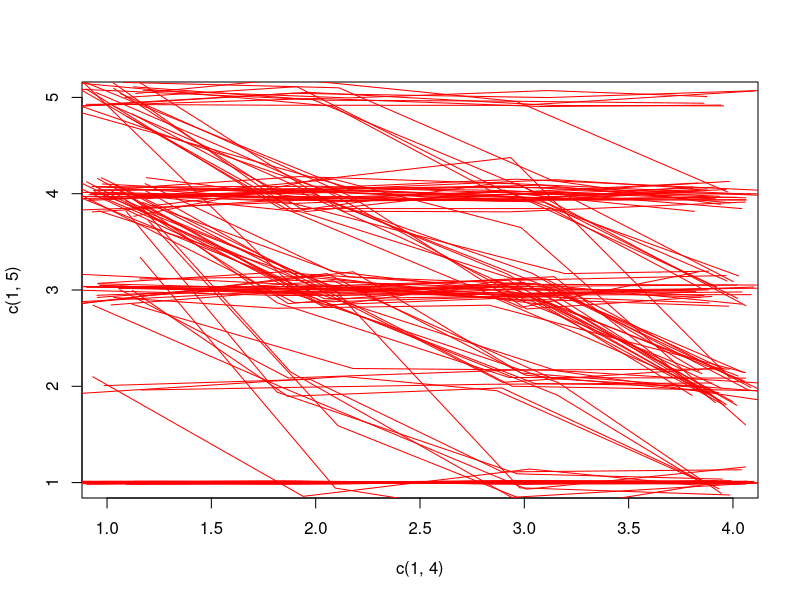
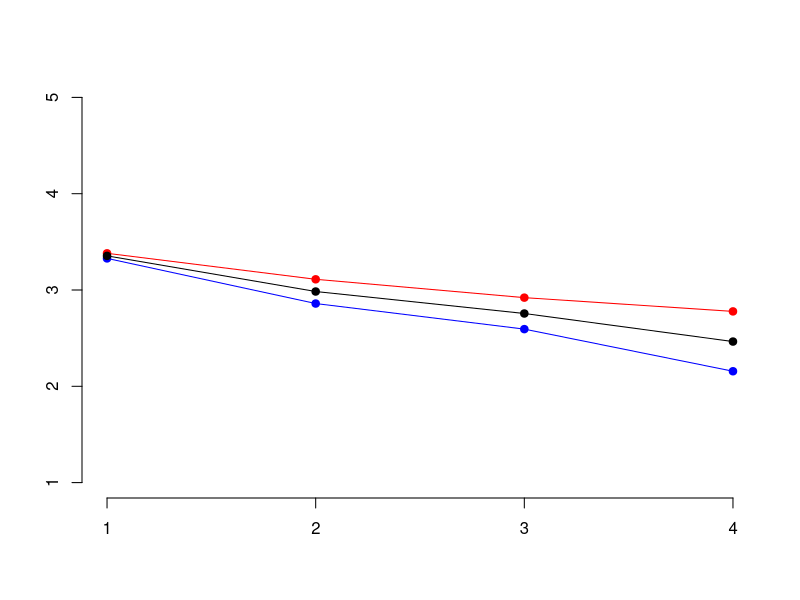

R code for these plots, in order:
### Statistical Modeling 2
### Multivariate Linear Model
### 2021

############################
### Example 3.1


library(MASS)
data(Cars93)
data<-Cars93[,c(4:6,13,25)]
head(data)

attach(data)

Y<-cbind(Min.Price,Price,Max.Price)
model<-lm(Y~Horsepower+Weight)
summary(model)

## a)

B.hat<-coef(model)
B.hat

## b)

E<-residuals(model)
Sigma<-(t(E)%*%E)/model$df
Sigma

## c)

newdata<-data.frame(Horsepower=200,Weight=3500)
BP<-predict(model, newdata=newdata)
BP

X<-model.matrix(model)
xf<-t(cbind(1,newdata))
cov.error<-Sigma*as.numeric(1+t(xf)%*%solve(t(X)%*%X)%*%xf)

lower.bound<-BP-qnorm(0.9)*diag(cov.error)^0.5
upper.bound<-BP+qnorm(0.9)*diag(cov.error)^0.5
lower.bound
upper.bound

## d)

yf1<-c(25,29.50)
Bt<-t(coef(model))
B1t<-Bt[1:2,]
B2t<-Bt[3,]
Sigma11<-Sigma[1:2,1:2]
Sigma12<-Sigma[1:2,3]
Sigma21<-Sigma[3,1:2]
Sigma22<-Sigma[3,3]

BP<-B2t%*%xf+Sigma21%*%solve(Sigma11)%*%(yf1-B1t%*%xf)
BP
cov.error<-Sigma22-Sigma21%*%solve(Sigma11)%*%Sigma12

lower.bound<-BP-qnorm(0.9)*diag(cov.error)^0.5
upper.bound<-BP+qnorm(0.9)*diag(cov.error)^0.5
lower.bound
upper.bound



############################
### Example 3.2


## a)

Y<-cbind(Min.Price,Price,Max.Price)
model<-lm(Y~Horsepower+Weight)
summary(model)

model.H0<-lm(Y~Horsepower)
summary(model.H0)

anova(model.H0, model)

library(car)
Anova(model)

E<-residuals(model)
EH<-residuals(model.H0)

S<-t(E)%*%E
SH<-t(EH)%*%EH

V<-dim(Y)[2]-sum(diag(solve(SH%*%solve(S))))  ## Pillai
V

n<-dim(data)[1]	## sample size
r<-3  		## rank(X)
d<-1  		## rank(X2)
q<-dim(coef(model))[2]	## number of columns in B
s<-min(d,q)

F<-(V/(s-V)*((n-r-q+s)/(abs(q-d)+s)))
F

df1<-s*(abs(q-d) + s)
df2<-s*(n - r - q + s)
pvalue<-1-pf(F, df1=df1, df2=df2)
pvalue

## b)

model.H1<-lm(cbind(Min.Price, Price)~Horsepower+Weight)
model.H0<-lm(cbind(Min.Price, Price)~Horsepower)

anova(model.H0, model.H1)

## c)

model.H1<-lm(cbind(Price,Max.Price)~Horsepower+Weight+Min.Price)
summary(model.H1)

model.H0<-lm(cbind(Price,Max.Price)~Min.Price)
summary(model.H0)

anova(model.H0, model.H1)


############################
### Example 3.3

data<-read.table("knee2.txt", sep="\t",header=TRUE)
attach(data)

Y<-cbind(R1, R2, R3, R4)


plot(c(1,4),c(1,5), type="n")
for(i in 1:length(N)){

lines(jitter(1:4),jitter(Y[i,]), col="red")

}

model<-lm(Y~factor(Th))
summary(model)

newdata<-data.frame(Th=c(1,2))

pred<-predict(model, newdata=newdata)

plot(c(1,4),c(1,5), type="n", axes=FALSE, xlab="", ylab="")
points(1:4, pred[1,], col="red", pch=19)
lines(1:4, pred[1,], col="red")
points(1:4, pred[2,], col="blue", pch=19)
lines(1:4, pred[2,], col="blue")
axis(1, 1:4)
axis(2, 1:5)


## a)

Y<-cbind(R1, R2, R3, R4)
model.H0<-lm(Y~1)
anova(model.H0, model)

predH0<-predict(model.H0, newdata=newdata)
points(1:4, predH0[2,], col="black", pch=19)
lines(1:4, predH0[2,], col="black")

## b)

L<-t(t((1/4)*rep(1,4)))
YL<-Y%*%L
head(Y)
head(YL)

model<-lm(YL~factor(Th))
summary(model)

model.H0<-lm(YL~1)
anova(model.H0, model)


## c)

L1<-c(1,-1,0,0)
L2<-c(0,1,-1,0)
L3<-c(0,0,1,-1)
L<-cbind(L1,L2,L3)

YL<-Y%*%L
head(Y)
head(YL)

model<-lm(YL~factor(Th))
summary(model)

library(MASS)

K<-t(c(1,1))
T<-diag(2)-ginv(K)%*%K
T<-round(T,1)

X<-model.matrix(model)
X.star<-X%*%T

model.H0<-lm(YL~X.star-1)
summary(model.H0)
anova(model.H0,model)

## d)

L1<-c(1,-1,0,0)
L2<-c(0,1,-1,0)
L3<-c(0,0,1,-1)
L<-cbind(L1,L2,L3)

YL<-Y%*%L
head(Y)
head(YL)

model<-lm(YL~factor(Th))
summary(model)

model.H0<-lm(YL~1)
anova(model.H0,model)

## testing the same by general hypotheses testing procedure

K<-t(c(0,1))
T<-diag(2)-ginv(K)%*%K

X<-model.matrix(model)
X.star<-X%*%T

model.H0<-lm(YL~X.star-1)
anova(model.H0,model)




